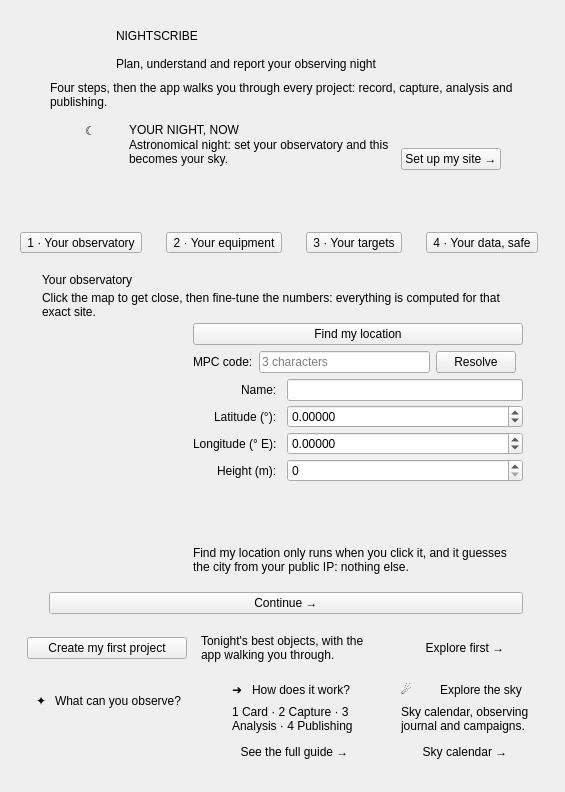
<?xml version="1.0" encoding="UTF-8"?>
<!--
  Interfaz 1.4 (ADR-055 amendment): the Welcome view. It hosts the
  first-run / update wizard as an inline stepper (Observatory -> Equipment
  -> Targets -> Data) instead of the old modal QWizard, wrapped in a painted
  night sky.

  The structure, texts and tooltips live here (ADR-005). gui/widgets/
  welcome_setup.py wires the signals, swaps skyHero for the real painted
  hero (WelcomeSky), fills the "your night, now" strip, the kind cards and
  the migration report, and gates navigation on the update's Data step.

  The whole page is compact on purpose: it has to fit the content area of
  a 1280x860 window (~770 px) WITHOUT squeezing the forms, which is what
  made the old layout collapse. The two lists that can grow without bound
  (the kind cards, the migration report) keep their own scroll box with a
  capped height; the host wraps the page in one outer scroll as a safety
  net for short screens (gui/widgets/welcome_setup.py).

  Two slots are placeholders for custom widgets and MUST stay QWidget:
  skyHero (the painted sky) and card1Chips (the coloured kind chips).
-->
<ui version="4.0">
 <class>WelcomeTab</class>
 <widget class="QWidget" name="WelcomeTab">
  <layout class="QVBoxLayout" name="welcomeLayout">
   <property name="leftMargin"><number>20</number></property>
   <property name="topMargin"><number>10</number></property>
   <property name="rightMargin"><number>20</number></property>
   <property name="bottomMargin"><number>10</number></property>
   <property name="spacing"><number>8</number></property>
   <item>
    <widget class="QFrame" name="welcomeHero" native="true">
     <property name="minimumSize"><size><width>0</width><height>200</height></size></property>
     <layout class="QGridLayout" name="heroGrid">
      <property name="leftMargin"><number>0</number></property>
      <property name="topMargin"><number>0</number></property>
      <property name="rightMargin"><number>0</number></property>
      <property name="bottomMargin"><number>0</number></property>
      <item row="0" column="0">
       <widget class="QWidget" name="skyHero">
        <property name="minimumSize"><size><width>0</width><height>200</height></size></property>
        <property name="sizePolicy">
         <sizepolicy hsizetype="Expanding" vsizetype="Expanding">
          <horstretch>0</horstretch><verstretch>1</verstretch>
         </sizepolicy>
        </property>
       </widget>
      </item>
      <item row="0" column="0">
       <widget class="QWidget" name="heroOverlay">
        <layout class="QVBoxLayout" name="heroOverlayLayout">
         <property name="leftMargin"><number>30</number></property>
         <property name="topMargin"><number>14</number></property>
         <property name="rightMargin"><number>30</number></property>
         <property name="bottomMargin"><number>12</number></property>
         <property name="spacing"><number>5</number></property>
         <item>
          <layout class="QHBoxLayout" name="heroBrandRow">
           <property name="spacing"><number>14</number></property>
           <item>
            <widget class="QLabel" name="lbl_logo">
             <property name="minimumSize"><size><width>52</width><height>52</height></size></property>
             <property name="maximumSize"><size><width>52</width><height>52</height></size></property>
            </widget>
           </item>
           <item>
            <layout class="QVBoxLayout" name="heroBrandText">
             <property name="spacing"><number>2</number></property>
             <item>
              <widget class="QLabel" name="welcomeWordmark">
               <property name="text"><string>NIGHTSCRIBE</string></property>
               <property name="textFormat"><enum>Qt::RichText</enum></property>
              </widget>
             </item>
             <item>
              <widget class="QLabel" name="welcomeTag">
               <property name="text"><string>Plan, understand and report your observing night</string></property>
              </widget>
             </item>
            </layout>
           </item>
           <item>
            <spacer name="heroBrandSpacer">
             <property name="orientation"><enum>Qt::Horizontal</enum></property>
            </spacer>
           </item>
          </layout>
         </item>
         <item>
          <widget class="QLabel" name="welcomeLead">
           <property name="text"><string>Four steps, then the app walks you through every project: record, capture, analysis and publishing.</string></property>
           <property name="wordWrap"><bool>true</bool></property>
           <property name="maximumSize"><size><width>660</width><height>16777215</height></size></property>
          </widget>
         </item>
         <item>
          <widget class="QFrame" name="nightStrip" native="true">
           <property name="maximumSize"><size><width>720</width><height>16777215</height></size></property>
           <layout class="QHBoxLayout" name="nightStripLayout">
            <property name="leftMargin"><number>14</number></property>
            <property name="topMargin"><number>9</number></property>
            <property name="rightMargin"><number>14</number></property>
            <property name="bottomMargin"><number>9</number></property>
            <property name="spacing"><number>12</number></property>
            <item>
             <widget class="QLabel" name="lbl_night_icon">
              <property name="text"><string notr="true">☾</string></property>
              <property name="alignment"><set>Qt::AlignTop|Qt::AlignHCenter</set></property>
             </widget>
            </item>
            <item>
             <layout class="QVBoxLayout" name="nightTextLayout">
              <property name="spacing"><number>1</number></property>
              <item>
               <widget class="QLabel" name="lbl_night_title">
                <property name="text"><string>YOUR NIGHT, NOW</string></property>
               </widget>
              </item>
              <item>
               <widget class="QLabel" name="lbl_night_window">
                <property name="text"><string>Astronomical night: set your observatory and this becomes your sky.</string></property>
                <property name="wordWrap"><bool>true</bool></property>
               </widget>
              </item>
              <item>
               <widget class="QLabel" name="lbl_night_moon">
                <property name="text"><string/></property>
                <property name="wordWrap"><bool>true</bool></property>
               </widget>
              </item>
              <item>
               <widget class="QLabel" name="lbl_night_planets">
                <property name="text"><string/></property>
                <property name="wordWrap"><bool>true</bool></property>
               </widget>
              </item>
             </layout>
            </item>
            <item>
             <widget class="QPushButton" name="btn_night_set">
              <property name="text"><string>Set up my site →</string></property>
              <property name="toolTip"><string>Go to the observatory step and make this your night</string></property>
             </widget>
            </item>
           </layout>
          </widget>
         </item>
         <item>
          <spacer name="heroBottom">
           <property name="orientation"><enum>Qt::Vertical</enum></property>
          </spacer>
         </item>
        </layout>
       </widget>
      </item>
     </layout>
    </widget>
   </item>
   <item>
    <layout class="QHBoxLayout" name="stepperLayout">
     <property name="spacing"><number>0</number></property>
     <item>
      <widget class="QToolButton" name="btn_step_obs">
       <property name="text"><string>1 · Your observatory</string></property>
       <property name="toolTip"><string>Where you look at the sky from</string></property>
       <property name="checkable"><bool>true</bool></property>
      </widget>
     </item>
     <item>
      <widget class="QFrame" name="rail_sep1">
       <property name="frameShape"><enum>QFrame::NoFrame</enum></property>
       <property name="minimumSize"><size><width>24</width><height>2</height></size></property>
       <property name="maximumSize"><size><width>16777215</width><height>2</height></size></property>
      </widget>
     </item>
     <item>
      <widget class="QToolButton" name="btn_step_equip">
       <property name="text"><string>2 · Your equipment</string></property>
       <property name="toolTip"><string>Your telescope and camera: they set how much sky falls on each pixel</string></property>
       <property name="checkable"><bool>true</bool></property>
      </widget>
     </item>
     <item>
      <widget class="QFrame" name="rail_sep2">
       <property name="frameShape"><enum>QFrame::NoFrame</enum></property>
       <property name="minimumSize"><size><width>24</width><height>2</height></size></property>
       <property name="maximumSize"><size><width>16777215</width><height>2</height></size></property>
      </widget>
     </item>
     <item>
      <widget class="QToolButton" name="btn_step_kinds">
       <property name="text"><string>3 · Your targets</string></property>
       <property name="toolTip"><string>The kinds of object you want to follow</string></property>
       <property name="checkable"><bool>true</bool></property>
      </widget>
     </item>
     <item>
      <widget class="QFrame" name="rail_sep3">
       <property name="frameShape"><enum>QFrame::NoFrame</enum></property>
       <property name="minimumSize"><size><width>24</width><height>2</height></size></property>
       <property name="maximumSize"><size><width>16777215</width><height>2</height></size></property>
      </widget>
     </item>
     <item>
      <widget class="QToolButton" name="btn_step_data">
       <property name="text"><string>4 · Your data, safe</string></property>
       <property name="toolTip"><string>Your database is copied and the changes are explained</string></property>
       <property name="checkable"><bool>true</bool></property>
      </widget>
     </item>
     <item>
      <spacer name="stepperSpacer">
       <property name="orientation"><enum>Qt::Horizontal</enum></property>
      </spacer>
     </item>
    </layout>
   </item>
   <item>
    <widget class="QStackedWidget" name="setup_stack">
     <widget class="QFrame" name="panel_obs">
      <layout class="QVBoxLayout" name="obsLayout">
       <property name="leftMargin"><number>22</number></property>
       <property name="topMargin"><number>12</number></property>
       <property name="rightMargin"><number>22</number></property>
       <property name="bottomMargin"><number>12</number></property>
       <property name="spacing"><number>4</number></property>
       <item>
        <widget class="QLabel" name="lbl_obs_title">
         <property name="text"><string>Your observatory</string></property>
        </widget>
       </item>
       <item>
        <widget class="QLabel" name="lbl_obs_sub">
         <property name="text"><string>Click the map to get close, then fine-tune the numbers: everything is computed for that exact site.</string></property>
         <property name="wordWrap"><bool>true</bool></property>
        </widget>
       </item>
       <item>
        <layout class="QHBoxLayout" name="obsColumns">
         <property name="spacing"><number>16</number></property>
         <item>
          <widget class="QWidget" name="mapHost">
           <property name="minimumSize"><size><width>0</width><height>180</height></size></property>
           <property name="sizePolicy">
            <sizepolicy hsizetype="Expanding" vsizetype="Expanding">
             <horstretch>1</horstretch><verstretch>1</verstretch>
            </sizepolicy>
           </property>
          </widget>
         </item>
         <item>
          <widget class="QWidget" name="obsFormHost">
           <property name="minimumSize"><size><width>330</width><height>0</height></size></property>
           <property name="maximumSize"><size><width>400</width><height>16777215</height></size></property>
           <layout class="QVBoxLayout" name="obsFormColumn">
            <property name="leftMargin"><number>0</number></property>
            <property name="topMargin"><number>0</number></property>
            <property name="rightMargin"><number>0</number></property>
            <property name="bottomMargin"><number>0</number></property>
            <property name="spacing"><number>6</number></property>
            <item>
             <!-- a direct child of the column, not a row with a spacer: in
                  a QVBoxLayout the button stretches to the column width,
                  the same as the fields below it -->
             <widget class="QPushButton" name="btn_detect">
              <property name="text"><string>Find my location</string></property>
              <property name="toolTip"><string>Uses your public IP to guess the city, only when you click</string></property>
             </widget>
            </item>
            <item>
             <layout class="QHBoxLayout" name="mpcRow">
              <item>
               <widget class="QLabel" name="lbl_mpc">
                <property name="text"><string>MPC code:</string></property>
               </widget>
              </item>
              <item>
               <widget class="QLineEdit" name="edt_site_mpc">
                <property name="maxLength"><number>3</number></property>
                <property name="placeholderText"><string>3 characters</string></property>
                <property name="maximumWidth"><number>80</number></property>
               </widget>
              </item>
              <item>
               <widget class="QPushButton" name="btn_resolve">
                <property name="text"><string>Resolve</string></property>
                <property name="toolTip"><string>Fills the coordinates and the name from the MPC observatory code</string></property>
               </widget>
              </item>
              <item>
               <spacer name="mpcSpacer">
                <property name="orientation"><enum>Qt::Horizontal</enum></property>
               </spacer>
              </item>
             </layout>
            </item>
            <item>
             <layout class="QFormLayout" name="siteForm">
              <property name="labelAlignment"><set>Qt::AlignRight|Qt::AlignVCenter</set></property>
              <property name="horizontalSpacing"><number>10</number></property>
              <property name="verticalSpacing"><number>4</number></property>
              <item row="0" column="0"><widget class="QLabel" name="lbl_site_name"><property name="text"><string>Name:</string></property></widget></item>
              <item row="0" column="1"><widget class="QLineEdit" name="edt_site_name"/></item>
              <item row="1" column="0"><widget class="QLabel" name="lbl_site_lat"><property name="text"><string>Latitude (°):</string></property></widget></item>
              <item row="1" column="1"><widget class="QDoubleSpinBox" name="spn_site_lat"><property name="decimals"><number>5</number></property><property name="minimum"><double>-90.0</double></property><property name="maximum"><double>90.0</double></property></widget></item>
              <item row="2" column="0"><widget class="QLabel" name="lbl_site_lon"><property name="text"><string>Longitude (° E):</string></property></widget></item>
              <item row="2" column="1"><widget class="QDoubleSpinBox" name="spn_site_lon"><property name="decimals"><number>5</number></property><property name="minimum"><double>-180.0</double></property><property name="maximum"><double>180.0</double></property></widget></item>
              <item row="3" column="0"><widget class="QLabel" name="lbl_site_height"><property name="text"><string>Height (m):</string></property></widget></item>
              <item row="3" column="1"><widget class="QSpinBox" name="spn_site_height"><property name="maximum"><number>9000</number></property></widget></item>
             </layout>
            </item>
            <item>
             <widget class="QLabel" name="lbl_site_status">
              <property name="text"><string/></property>
              <property name="wordWrap"><bool>true</bool></property>
             </widget>
            </item>
            <item>
             <widget class="QLabel" name="lbl_site_privacy">
              <property name="text"><string>Find my location only runs when you click it, and it guesses the city from your public IP: nothing else.</string></property>
              <property name="wordWrap"><bool>true</bool></property>
             </widget>
            </item>
            <item>
             <spacer name="obsFormBottom">
              <property name="orientation"><enum>Qt::Vertical</enum></property>
             </spacer>
            </item>
           </layout>
          </widget>
         </item>
        </layout>
       </item>
       <item>
        <layout class="QHBoxLayout" name="obsActions">
         <item>
          <spacer name="obsActionsSpacer">
           <property name="orientation"><enum>Qt::Horizontal</enum></property>
          </spacer>
         </item>
         <item>
          <widget class="QPushButton" name="btn_obs_next">
           <property name="text"><string>Continue →</string></property>
           <property name="toolTip"><string>Save the site and go to your targets</string></property>
          </widget>
         </item>
        </layout>
       </item>
      </layout>
     </widget>
     <widget class="QFrame" name="panel_equipment">
      <layout class="QVBoxLayout" name="equipLayout">
       <property name="leftMargin"><number>22</number></property>
       <property name="topMargin"><number>14</number></property>
       <property name="rightMargin"><number>22</number></property>
       <property name="bottomMargin"><number>14</number></property>
       <property name="spacing"><number>6</number></property>
       <item>
        <widget class="QLabel" name="lbl_equip_title">
         <property name="text"><string>Your equipment</string></property>
        </widget>
       </item>
       <item>
        <widget class="QLabel" name="lbl_equip_sub">
         <property name="text"><string>The telescope and the camera set your plate scale: how much sky falls on each pixel. It decides what fits in the frame, how long you can expose and whether a faint target is worth the trip.</string></property>
         <property name="wordWrap"><bool>true</bool></property>
        </widget>
       </item>
       <item>
        <layout class="QFormLayout" name="equipForm">
         <property name="labelAlignment"><set>Qt::AlignRight|Qt::AlignVCenter</set></property>
         <property name="horizontalSpacing"><number>12</number></property>
         <property name="verticalSpacing"><number>6</number></property>
         <item row="0" column="0"><widget class="QLabel" name="lbl_equip_aperture"><property name="text"><string>Aperture (inches):</string></property></widget></item>
         <item row="0" column="1"><widget class="QDoubleSpinBox" name="spn_aperture"><property name="toolTip"><string>Sizes transit targets against the aperture ExoClock asks for, and scales the "why tonight" reasons</string></property><property name="maximum"><double>100.0</double></property></widget></item>
         <item row="1" column="0"><widget class="QLabel" name="lbl_equip_limit"><property name="text"><string>Limiting magnitude:</string></property></widget></item>
         <item row="1" column="1"><widget class="QDoubleSpinBox" name="spn_limit_mag"><property name="toolTip"><string>Faintest object you can realistically detect at your site; it caps what Tonight suggests. It starts from your aperture as a starting point, not a promise: the real limit also depends on your sky, your camera and your exposures. The inject command (CLI) measures the one that is really yours.</string></property><property name="decimals"><number>1</number></property><property name="minimum"><double>5.0</double></property><property name="maximum"><double>25.0</double></property></widget></item>
         <item row="2" column="0"><widget class="QLabel" name="lbl_equip_preset"><property name="text"><string>Camera preset:</string></property></widget></item>
         <item row="2" column="1"><widget class="QComboBox" name="cmb_cam_preset"><property name="toolTip"><string>Fills the pixel size and the sensor profile (read noise, dark current, full well) from the camera's datasheet. A real measurement always beats a datasheet; you can change any of it later in Settings</string></property></widget></item>
         <item row="3" column="0"><widget class="QLabel" name="lbl_equip_pixel"><property name="text"><string>Pixel size (µm):</string></property></widget></item>
         <item row="3" column="1"><widget class="QDoubleSpinBox" name="spn_pixel_um"><property name="decimals"><number>2</number></property><property name="minimum"><double>1.0</double></property><property name="maximum"><double>30.0</double></property></widget></item>
         <item row="4" column="0"><widget class="QLabel" name="lbl_equip_focal"><property name="text"><string>Focal length (mm):</string></property></widget></item>
         <item row="4" column="1"><widget class="QDoubleSpinBox" name="spn_focal_mm"><property name="decimals"><number>0</number></property><property name="minimum"><double>50.0</double></property><property name="maximum"><double>20000.0</double></property></widget></item>
         <item row="5" column="0"><widget class="QLabel" name="lbl_equip_camtype"><property name="text"><string>Camera type:</string></property></widget></item>
         <item row="5" column="1"><widget class="QComboBox" name="cmb_camera_type"><property name="toolTip"><string>CCD, CMOS or DSLR; choosing a camera preset fills it. It goes into the MPC report's instrument type and into the EXOTIC handoff</string></property></widget></item>
        </layout>
       </item>
       <item>
        <widget class="QFrame" name="scaleStrip" native="true">
         <property name="maximumSize"><size><width>720</width><height>16777215</height></size></property>
         <layout class="QHBoxLayout" name="scaleStripLayout">
          <property name="leftMargin"><number>14</number></property>
          <property name="topMargin"><number>9</number></property>
          <property name="rightMargin"><number>14</number></property>
          <property name="bottomMargin"><number>9</number></property>
          <property name="spacing"><number>12</number></property>
          <item>
           <widget class="QLabel" name="lbl_scale_icon">
            <property name="text"><string notr="true">⌗</string></property>
            <property name="alignment"><set>Qt::AlignTop|Qt::AlignHCenter</set></property>
           </widget>
          </item>
          <item>
           <layout class="QVBoxLayout" name="scaleTextLayout">
            <property name="spacing"><number>1</number></property>
            <item>
             <widget class="QLabel" name="lbl_scale_title">
              <property name="text"><string>YOUR SCALE, NOW</string></property>
             </widget>
            </item>
            <item>
             <widget class="QLabel" name="lbl_scale_value">
              <property name="text"><string/></property>
              <property name="wordWrap"><bool>true</bool></property>
             </widget>
            </item>
            <item>
             <widget class="QLabel" name="lbl_scale_note">
              <property name="text"><string/></property>
              <property name="wordWrap"><bool>true</bool></property>
             </widget>
            </item>
           </layout>
          </item>
         </layout>
        </widget>
       </item>
       <item>
        <spacer name="equipBottom">
         <property name="orientation"><enum>Qt::Vertical</enum></property>
        </spacer>
       </item>
       <item>
        <layout class="QHBoxLayout" name="equipActions">
         <item>
          <spacer name="equipActionsSpacer">
           <property name="orientation"><enum>Qt::Horizontal</enum></property>
          </spacer>
         </item>
         <item>
          <widget class="QPushButton" name="btn_equip_next">
           <property name="text"><string>Continue →</string></property>
           <property name="toolTip"><string>Save your equipment and go to your targets</string></property>
          </widget>
         </item>
        </layout>
       </item>
      </layout>
     </widget>
     <widget class="QFrame" name="panel_kinds">
      <layout class="QVBoxLayout" name="kindsLayout">
       <property name="leftMargin"><number>22</number></property>
       <property name="topMargin"><number>14</number></property>
       <property name="rightMargin"><number>22</number></property>
       <property name="bottomMargin"><number>14</number></property>
       <property name="spacing"><number>6</number></property>
       <item>
        <layout class="QHBoxLayout" name="kindsHead">
         <item>
          <widget class="QLabel" name="lbl_kinds_title">
           <property name="text"><string>Your targets</string></property>
          </widget>
         </item>
         <item>
          <spacer name="kindsHeadSpacer">
           <property name="orientation"><enum>Qt::Horizontal</enum></property>
          </spacer>
         </item>
         <item>
          <widget class="QLabel" name="lbl_kinds_count">
           <property name="text"><string/></property>
          </widget>
         </item>
        </layout>
       </item>
       <item>
        <widget class="QLabel" name="lbl_kinds_sub">
         <property name="text"><string>Each kind is a complete workflow: keep the ones you want to follow.</string></property>
         <property name="wordWrap"><bool>true</bool></property>
        </widget>
       </item>
       <item>
        <widget class="QScrollArea" name="kinds_scroll">
         <property name="widgetResizable"><bool>true</bool></property>
         <property name="frameShape"><enum>QFrame::NoFrame</enum></property>
         <property name="minimumSize"><size><width>0</width><height>150</height></size></property>
         <widget class="QWidget" name="kinds_container">
          <layout class="QGridLayout" name="kindsGrid">
           <property name="leftMargin"><number>0</number></property>
           <property name="topMargin"><number>0</number></property>
           <property name="rightMargin"><number>0</number></property>
           <property name="bottomMargin"><number>0</number></property>
           <property name="horizontalSpacing"><number>10</number></property>
           <property name="verticalSpacing"><number>10</number></property>
          </layout>
         </widget>
        </widget>
       </item>
       <item>
        <layout class="QHBoxLayout" name="kindsActions">
         <item>
          <widget class="QLabel" name="lbl_kinds_rule">
           <property name="text"><string>Keep at least one kind checked.</string></property>
          </widget>
         </item>
         <item>
          <spacer name="kindsActionsSpacer">
           <property name="orientation"><enum>Qt::Horizontal</enum></property>
          </spacer>
         </item>
         <item>
          <widget class="QPushButton" name="btn_kinds_all">
           <property name="text"><string>All</string></property>
           <property name="toolTip"><string>Follow every kind</string></property>
          </widget>
         </item>
         <item>
          <widget class="QPushButton" name="btn_kinds_none">
           <property name="text"><string>None</string></property>
           <property name="toolTip"><string>Clear them all (keep at least one before continuing)</string></property>
          </widget>
         </item>
         <item>
          <widget class="QPushButton" name="btn_kinds_next">
           <property name="text"><string>Continue →</string></property>
           <property name="toolTip"><string>Save your targets and continue</string></property>
          </widget>
         </item>
        </layout>
       </item>
      </layout>
     </widget>
     <widget class="QFrame" name="panel_data">
      <layout class="QVBoxLayout" name="dataLayout">
       <property name="leftMargin"><number>22</number></property>
       <property name="topMargin"><number>14</number></property>
       <property name="rightMargin"><number>22</number></property>
       <property name="bottomMargin"><number>14</number></property>
       <property name="spacing"><number>6</number></property>
       <item>
        <layout class="QHBoxLayout" name="dataHead">
         <property name="spacing"><number>12</number></property>
         <item>
          <widget class="QLabel" name="lbl_data_icon">
           <property name="text"><string notr="true">⛨</string></property>
           <property name="minimumSize"><size><width>34</width><height>0</height></size></property>
           <property name="maximumSize"><size><width>34</width><height>16777215</height></size></property>
           <property name="alignment"><set>Qt::AlignTop|Qt::AlignHCenter</set></property>
          </widget>
         </item>
         <item>
          <layout class="QVBoxLayout" name="dataHeadText">
           <property name="spacing"><number>2</number></property>
           <item>
            <layout class="QHBoxLayout" name="dataTitleRow">
             <property name="spacing"><number>10</number></property>
             <item>
              <widget class="QLabel" name="lbl_data_title">
               <property name="text"><string>Your data, safe</string></property>
              </widget>
             </item>
             <item>
              <widget class="QLabel" name="lbl_data_badge">
               <property name="text"><string/></property>
               <property name="visible"><bool>false</bool></property>
               <property name="alignment"><set>Qt::AlignCenter</set></property>
              </widget>
             </item>
             <item>
              <spacer name="dataTitleSpacer">
               <property name="orientation"><enum>Qt::Horizontal</enum></property>
              </spacer>
             </item>
            </layout>
           </item>
           <item>
            <widget class="QLabel" name="lbl_data_sub">
             <property name="text"><string>Before touching anything, NightScribe copies your database and explains in plain words what this version changes.</string></property>
             <property name="wordWrap"><bool>true</bool></property>
            </widget>
           </item>
          </layout>
         </item>
         <item>
          <spacer name="dataHeadSpacer">
           <property name="orientation"><enum>Qt::Horizontal</enum></property>
          </spacer>
         </item>
        </layout>
       </item>
       <item>
        <widget class="QScrollArea" name="data_scroll">
         <property name="widgetResizable"><bool>true</bool></property>
         <property name="frameShape"><enum>QFrame::NoFrame</enum></property>
         <property name="minimumSize"><size><width>0</width><height>120</height></size></property>
         <property name="maximumSize"><size><width>16777215</width><height>280</height></size></property>
         <widget class="QWidget" name="data_container">
          <layout class="QVBoxLayout" name="dataBoxLayout">
           <property name="spacing"><number>6</number></property>
          </layout>
         </widget>
        </widget>
       </item>
       <item>
        <layout class="QHBoxLayout" name="dataActions">
         <item>
          <widget class="QLabel" name="lbl_data_rule">
           <property name="text"><string>Required once per version.</string></property>
          </widget>
         </item>
         <item>
          <spacer name="dataActionsSpacer">
           <property name="orientation"><enum>Qt::Horizontal</enum></property>
          </spacer>
         </item>
         <item>
          <widget class="QPushButton" name="btn_data_ack">
           <property name="text"><string>Got it, continue</string></property>
           <property name="toolTip"><string>Acknowledge the report and continue</string></property>
          </widget>
         </item>
        </layout>
       </item>
      </layout>
     </widget>
    </widget>
   </item>
   <item>
    <layout class="QHBoxLayout" name="createRow">
     <property name="spacing"><number>14</number></property>
     <item>
      <spacer name="createSpacer">
       <property name="orientation"><enum>Qt::Horizontal</enum></property>
      </spacer>
     </item>
     <item>
      <widget class="QPushButton" name="btn_create">
       <property name="text"><string>Create my first project</string></property>
       <property name="toolTip"><string>Pick among tonight's best objects</string></property>
      </widget>
     </item>
     <item>
      <widget class="QLabel" name="lbl_cta_sub">
       <property name="text"><string>Tonight's best objects, with the app walking you through.</string></property>
       <property name="wordWrap"><bool>true</bool></property>
       <property name="maximumSize"><size><width>340</width><height>16777215</height></size></property>
      </widget>
     </item>
     <item>
      <spacer name="createSpacer2">
       <property name="orientation"><enum>Qt::Horizontal</enum></property>
      </spacer>
     </item>
     <item>
      <widget class="QPushButton" name="btn_skip">
       <property name="text"><string>Explore first →</string></property>
       <property name="toolTip"><string>Go to your projects without creating one now</string></property>
       <property name="flat"><bool>true</bool></property>
      </widget>
     </item>
    </layout>
   </item>
   <item>
    <layout class="QHBoxLayout" name="cardsLayout">
     <property name="spacing"><number>12</number></property>
     <item>
      <widget class="QFrame" name="wcard1">
       <layout class="QVBoxLayout" name="wcard1Layout">
        <property name="leftMargin"><number>16</number></property>
        <property name="topMargin"><number>12</number></property>
        <property name="rightMargin"><number>16</number></property>
        <property name="bottomMargin"><number>12</number></property>
        <property name="spacing"><number>8</number></property>
        <item>
         <layout class="QHBoxLayout" name="wcard1Head">
          <item>
           <widget class="QLabel" name="lbl_card1_icon">
            <property name="text"><string notr="true">✦</string></property>
           </widget>
          </item>
          <item>
           <widget class="QLabel" name="lbl_card1_title">
            <property name="text"><string>What can you observe?</string></property>
           </widget>
          </item>
          <item>
           <spacer name="wcard1HeadSpacer">
            <property name="orientation"><enum>Qt::Horizontal</enum></property>
           </spacer>
          </item>
         </layout>
        </item>
        <item>
         <widget class="QWidget" name="card1Chips">
          <layout class="QGridLayout" name="card1ChipsGrid">
           <property name="leftMargin"><number>0</number></property>
           <property name="topMargin"><number>0</number></property>
           <property name="rightMargin"><number>0</number></property>
           <property name="bottomMargin"><number>0</number></property>
           <property name="horizontalSpacing"><number>6</number></property>
           <property name="verticalSpacing"><number>6</number></property>
          </layout>
         </widget>
        </item>
        <item>
         <spacer name="wcard1Spacer">
          <property name="orientation"><enum>Qt::Vertical</enum></property>
         </spacer>
        </item>
       </layout>
      </widget>
     </item>
     <item>
      <widget class="QFrame" name="wcard2">
       <layout class="QVBoxLayout" name="wcard2Layout">
        <property name="leftMargin"><number>16</number></property>
        <property name="topMargin"><number>12</number></property>
        <property name="rightMargin"><number>16</number></property>
        <property name="bottomMargin"><number>12</number></property>
        <property name="spacing"><number>8</number></property>
        <item>
         <layout class="QHBoxLayout" name="wcard2Head">
          <item>
           <widget class="QLabel" name="lbl_card2_icon">
            <property name="text"><string notr="true">➜</string></property>
           </widget>
          </item>
          <item>
           <widget class="QLabel" name="lbl_card2_title">
            <property name="text"><string>How does it work?</string></property>
           </widget>
          </item>
          <item>
           <spacer name="wcard2HeadSpacer">
            <property name="orientation"><enum>Qt::Horizontal</enum></property>
           </spacer>
          </item>
         </layout>
        </item>
        <item>
         <widget class="QLabel" name="lbl_card2_body">
          <property name="text"><string>1 Card · 2 Capture · 3 Analysis · 4 Publishing</string></property>
          <property name="wordWrap"><bool>true</bool></property>
         </widget>
        </item>
        <item>
         <widget class="QPushButton" name="btn_card2_guide">
          <property name="text"><string>See the full guide →</string></property>
          <property name="flat"><bool>true</bool></property>
         </widget>
        </item>
        <item>
         <spacer name="wcard2Spacer">
          <property name="orientation"><enum>Qt::Vertical</enum></property>
         </spacer>
        </item>
       </layout>
      </widget>
     </item>
     <item>
      <widget class="QFrame" name="wcard3">
       <layout class="QVBoxLayout" name="wcard3Layout">
        <property name="leftMargin"><number>16</number></property>
        <property name="topMargin"><number>12</number></property>
        <property name="rightMargin"><number>16</number></property>
        <property name="bottomMargin"><number>12</number></property>
        <property name="spacing"><number>8</number></property>
        <item>
         <layout class="QHBoxLayout" name="wcard3Head">
          <item>
           <widget class="QLabel" name="lbl_card3_icon">
            <property name="text"><string notr="true">☄</string></property>
           </widget>
          </item>
          <item>
           <widget class="QLabel" name="lbl_card3_title">
            <property name="text"><string>Explore the sky</string></property>
           </widget>
          </item>
          <item>
           <spacer name="wcard3HeadSpacer">
            <property name="orientation"><enum>Qt::Horizontal</enum></property>
           </spacer>
          </item>
         </layout>
        </item>
        <item>
         <widget class="QLabel" name="lbl_card3_body">
          <property name="text"><string>Sky calendar, observing journal and campaigns.</string></property>
          <property name="wordWrap"><bool>true</bool></property>
         </widget>
        </item>
        <item>
         <widget class="QPushButton" name="btn_card3_skycal">
          <property name="text"><string>Sky calendar →</string></property>
          <property name="flat"><bool>true</bool></property>
         </widget>
        </item>
        <item>
         <spacer name="wcard3Spacer">
          <property name="orientation"><enum>Qt::Vertical</enum></property>
         </spacer>
        </item>
       </layout>
      </widget>
     </item>
    </layout>
   </item>
  </layout>
 </widget>
 <resources/>
 <connections/>
</ui>
